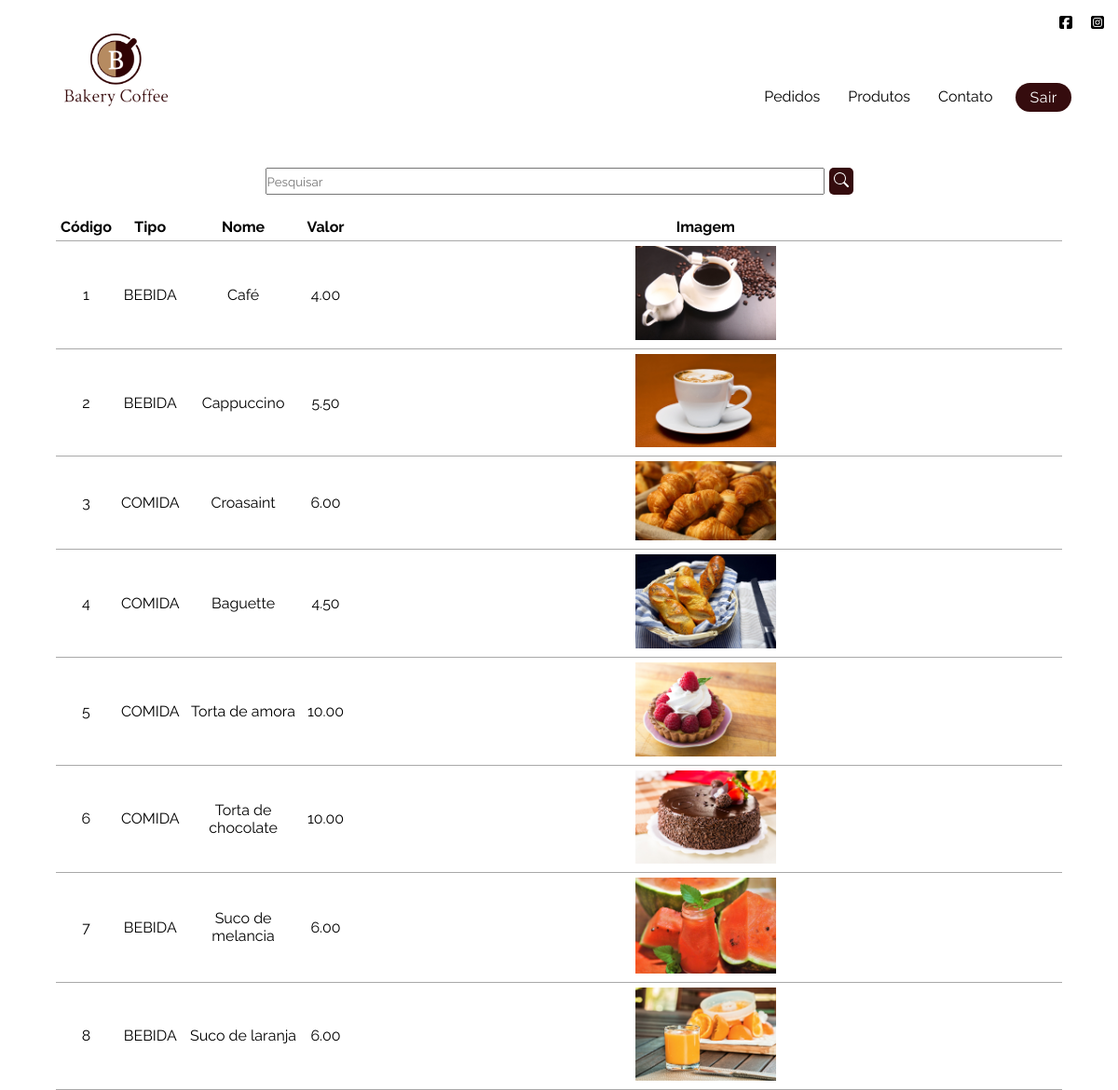
Page /produtos.php (signed in) on the committed database.
### tables this page shows
CREATE TABLE produtos (
  produto_id int NOT NULL AUTO_INCREMENT,
  tipo varchar(100) NOT NULL,
  imagem varchar(200) NOT NULL,
  nome varchar(200) NOT NULL,
  valor decimal(20,2) NOT NULL,
  PRIMARY KEY (produto_id)
);

### produtos.php (the view, shortened to what this page needs)
<?php
include 'bd_connect.php';
if(!empty($_GET['search']))
	{
		$data = $_GET['search'];
		$sql = "select * from produtos where produto_id like '%$data%' or nome like '%$data%' or tipo like '%$data%' order by produto_id";
	}
	else
	{
		$sql = "select * from produtos order by produto_id";
	}
	$result = mysqli_query($con,$sql);
?>
<!DOCTYPE html>
<html lang="pt-br">
<head>
    <link rel="stylesheet" href="css/style2.css">
</head>
<body>
   <header on class="fixo" >
        <div class="icon-social">
            <a href="https://www.facebook.com" target="_blank" ><i class="fa-brands fa-square-facebook"></i></a>
            <a href="https://www.instagram.com" target="_blank"><i class="fa-brands fa-square-instagram"></i></a>
        </div>
        <div class="menu">
            <img class="logo" src="img/logo.png" alt="Logo Bakery Coffee">
            <ul class="item-menu">
                <li><a href="gerente.php#pesquisa" class="nav-link">Pedidos</a></li>
                <li><a href="produtos.php" class="nav-link">Produtos</a></li>
                <li><a href="gerente.php#area-contato" class="nav-link">Contato</a></li>
                <li><a href="logout.php" class="nav-link-bnt">Sair</a></li>
            </ul>
        </div>
    </header>
    <section class="pesquisa" id ="pes-produto">
    <div class='boxsearch'>
			<input type="search" placeholder="Pesquisar" id="pesquisar">
			<button onclick="searchData()" class="bntsearch">
			</button>
		</div>
    <div class="tb-produto">
    <table class="tb" cellspacing="10" cellpadding="5">
		  <thead>
			<tr>
			  <th>Código</th>
			  <th>Tipo</th>
			  <th>Nome</th>
              <th>Valor</th>
			  <th>Imagem</th>
			</tr>
		  </thead>
		  <tbody>
			<?php
				while($user_data = mysqli_fetch_assoc($result))
				{
					echo "<tr>";
					echo "<td>".$user_data['produto_id']."</td>";
					echo "<td>".$user_data['tipo']."</td>";
					echo "<td>".$user_data['nome']."</td>";
                    echo "<td>".$user_data['valor']."</td>";
					echo "<td><img class='imagem-tb' src='".$user_data['imagem']."'></td>";
					echo "</tr>";
				}
			?>
		  </tbody>
		</table>
    </div>
    </section>
</body>
</html>

### css/style2.css (style rules this page uses)
* { margin: 0px; padding: 0px; font-family: 'Raleway', serif; }
header { position: relative; background-color: white; }
.fixo { position: fixed; top: 0; right: 0; left: 0; z-index: 1030; }
.icon-social { display: flex; justify-content: flex-end; gap: 10px; padding: 10px; }
.icon-social a { color: black; transition: 0.3s; text-decoration: none; display: inline-block; padding: 5px 5px; position: relative; }
li a.nav-link { color: black; transition: 0.3s; text-decoration: none; display: inline-block; padding: 5px 5px; position: relative; }
li a.nav-link:after { background: none repeat scroll 0 0 transparent; bottom: 0; content: " "; display: block; height: 2px; left: 50%; position: absolute; background: brown; transition: width 0.3s ease 0s, left 0.3s ease 0s; width: 0; }
.nav-link-bnt { background-color: #350c0e; border-radius: 2em; transition: background 600ms ease-in-out; letter-spacing: 0.5px; padding: 6px 15px; color: white; text-decoration: none; display: inline-block; position: relative; }
.logo { width: 150px; }
.menu { display: flex; justify-content: space-between; margin-left: 50px; margin-right: 50px; margin-top: -30px; }
.item-menu { display: flex; gap: 20px; list-style: none; font-size: 16px; margin-top: 70px; }
.pesquisa { margin-top: 20px; padding-top: 140px; }
td { padding: 5px 5px 5px 5px; }
th { padding: 5px 5px 5px 5px; }
table { width: 90%; border-collapse: collapse; margin: auto; text-align: center; background-color: #fff; }
.tb { border-radius: 15px 15px 0 0; }
.imagem-tb { max-width: 20%; max-height: 20%; }
thead tr th { border-bottom: 1px solid #a9a9a9; }
tbody tr td { border-bottom: 1px solid #a9a9a9; }
.bntsearch { background: #350c0e; color: white; font: 12px; border: blue; padding: 5px 5px; margin-left: 5px; cursor: pointer; border-radius: 5px 5px 5px 5px; }
.boxsearch { display: flex; justify-content: center; }
.boxsearch input { width: 600px; }
.tb-produto { margin-top: 20px; }

### rows in the picture
produtos: produto_id "1", tipo "BEBIDA", nome "Café", valor "4.00", imagem (picture)
produtos: produto_id "2", tipo "BEBIDA", nome "Cappuccino", valor "5.50", imagem (picture)
produtos: produto_id "3", tipo "COMIDA", nome "Croasaint", valor "6.00", imagem (picture)
produtos: produto_id "4", tipo "COMIDA", nome "Baguette", valor "4.50", imagem (picture)
produtos: produto_id "5", tipo "COMIDA", nome "Torta de amora", valor "10.00", imagem (picture)
produtos: produto_id "6", tipo "COMIDA", nome "Torta de chocolate", valor "10.00", imagem (picture)
produtos: produto_id "7", tipo "BEBIDA", nome "Suco de melancia", valor "6.00", imagem (picture)
produtos: produto_id "8", tipo "BEBIDA", nome "Suco de laranja", valor "6.00", imagem (picture)
